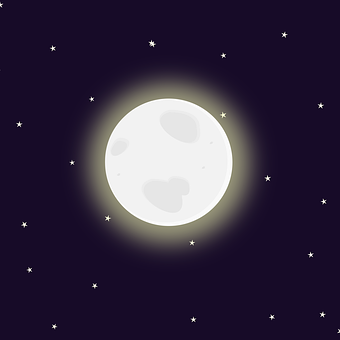
#> input picture data/10168.jpg, 340 x 340 px, found by its file name; its folder holds 4 pictures in this run
$ python imgResize.py
#> lines starting #> are read from the running program, lines starting #| are printed output that depends on the picture
import os
import cv2

count = 1

files = os.listdir('D:\googleDrive\Cosmos\data/')

for file in files:
    img = cv2.imread('D:\googleDrive\Cosmos\data/' + file)
#> img is the input picture: shape (340, 340, 3); mean B, G, R 68, 46.2, 56.1
    res = cv2.resize(img, dsize=(500, 350))
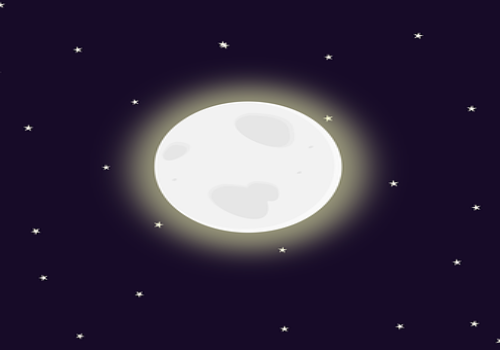
#> res: shape (350, 500, 3); mean B, G, R 68, 46.2, 56.1
    cv2.imwrite('D:\googleDrive\Cosmos\imgs/' + str(count) + '.png', res)
    count += 1
    print(count)
#> pass 2 of the loop `for file in files:`:
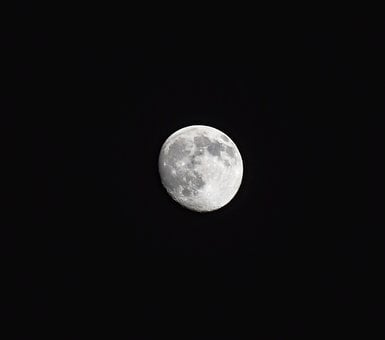
#> input picture data/10191.jpg, 385 x 340 px, found by its file name
#> img is the input picture: shape (340, 385, 3); mean B, G, R 16.4, 15.6, 16
#> `res = cv2.resize(img, dsize=(500, 350))`:
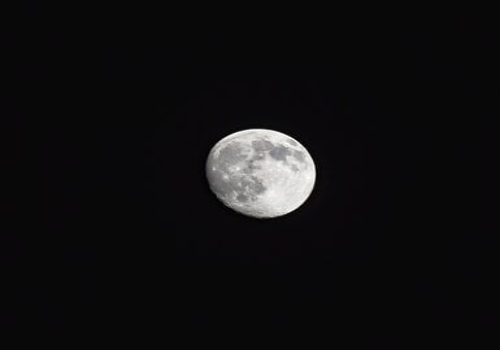
#> res: shape (350, 500, 3); mean B, G, R 16.4, 15.6, 16
#> pass 3 of the loop `for file in files:`:
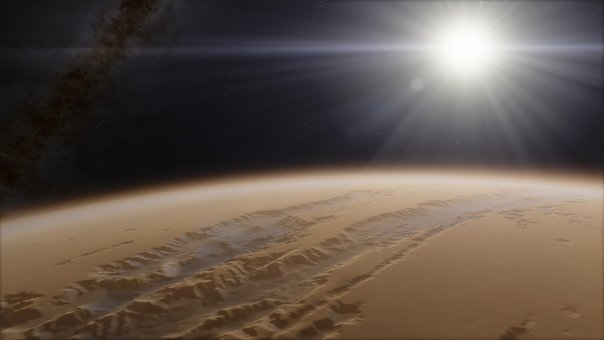
#> input picture data/10517.jpg, 604 x 340 px, found by its file name
#> img is the input picture: shape (340, 604, 3); mean B, G, R 75.2, 84.3, 97.5
#> `res = cv2.resize(img, dsize=(500, 350))`:
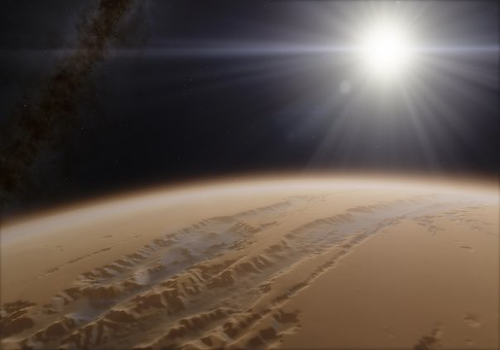
#> res: shape (350, 500, 3); mean B, G, R 75.1, 84.2, 97.4
#> the loop made 4 passes; the first 3 are shown
